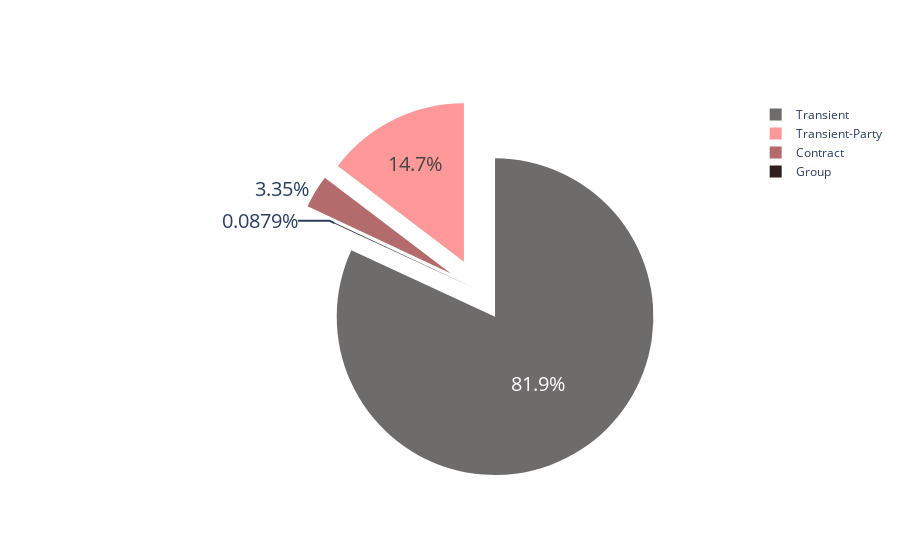

Notebook source saved alongside this figure:
### Markdown cell above
<div class="alert alert-success">
    <h3>2.8 - Cancellations by Customer Type</h3>

</div> 
<div class="alert alert-success">
    <h4>2.8.1 - Total Cancellations</h4>

</div>

### Code cell
pie_chart = df.groupby(['CustomerType_cat'])[['IsCanceled']].sum()
pie_chart = pd.DataFrame(pie_chart, columns = ['IsCanceled']).reset_index()
pie_chart = pie_chart.sort_values(by=['IsCanceled'], ascending=True)

colors = ['#301d1d','#b36b6b','#FF9999','#6e6b6b']
fig = go.Figure(data=[go.Pie(labels=pie_chart['CustomerType_cat'], values=pie_chart['IsCanceled'], pull=[0,0.2,0.2,0.2],
                             textfont=dict(size=20),
                             marker=dict(colors=colors)
                             )])
fig.show()

### Figure 1 — Plotly figure (JSON) as saved in the notebook; plotly's stock layout.template omitted (floating-point values rounded to 4 significant figures)
{"data": [{"labels": ["Group", "Contract", "Transient-Party", "Transient"], "marker": {"colors": ["#301d1d", "#b36b6b", "#FF9999", "#6e6b6b"]}, "pull": [0, 0.2, 0.2, 0.2], "textfont": {"size": 20}, "type": "pie", "values": [29, 1105, 4836, 27010]}], "layout": {}}
